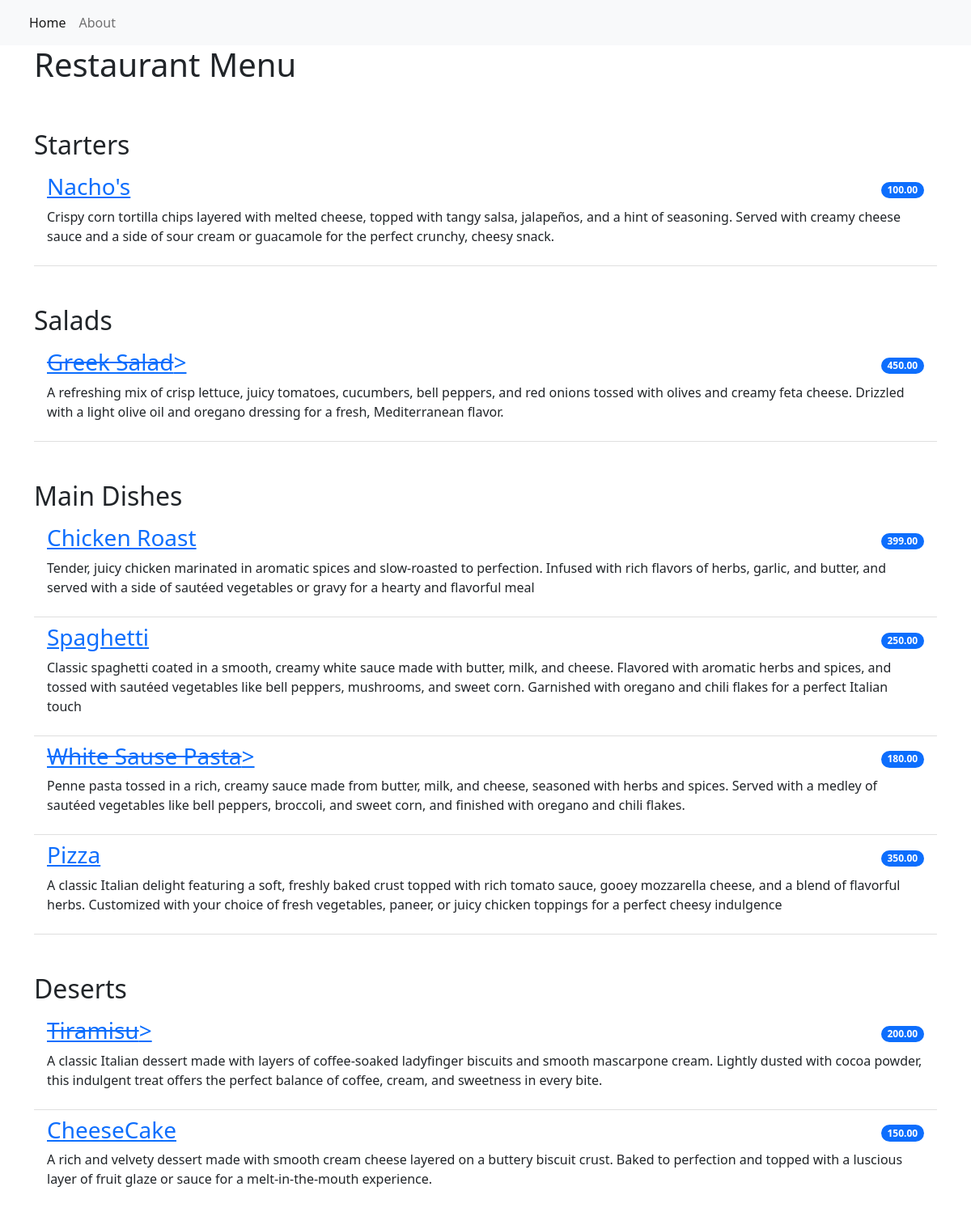
The page / on the database its author committed.
### restaurant_menu/models.py (models this page shows, shortened)
class Item(models.Model):
    meal = models.CharField(max_length=1000, unique=True)
    description = models.CharField(max_length=2000)
    price = models.DecimalField(max_digits=10, decimal_places=2)
    meal_type = models.CharField(max_length=200, choices=MEAL_TYPE)
    author = models.ForeignKey(User, on_delete=models.PROTECT)
    status = models.IntegerField(choices=STATUS, default=1)
    date_created = models.DateTimeField(auto_now_add=True)
    date_updated = models.DateTimeField(auto_now=True)

### restaurant_menu/views.py (the view)
# urls.py: path('', views.MenuList.as_view(), name='home'),
class MenuList(generic.ListView):
    queryset = Item.objects.order_by("-date_created")
    template_name = "index.html"
    def get_context_data(self, **kwargs):
        context = super().get_context_data(**kwargs)
        context["meals"] = MEAL_TYPE
        return context

### restaurant_menu/templates/index.html
{% extends 'base.html' %}
{% block content %}
<div class="container">
    <h1>Restaurant Menu</h1>
    <ul class="list-group list-group-flush">
        {% for meal in meals %}
            <h2 class="pt-5">{{ meal.1 }}</h2>
                {% for row in item_list %}
                    {% if row.meal_type == meal.0 %}
                        {% if row.status == 0 %}
                        <li class="list-group-item d-flex justify-content-between align-items-center border-0 pb-0">
                            <a href="{% url 'menu_item' row.pk %}"><h3><del>{{ row.meal }}</del>></h3></a>
                            <span class="badge bg-primary rounded-pill">{{ row.price }}</span>
                        </li>
                        <li class="list-group-item pt-0">
                            <p>{{ row.description }}</p>
                        </li>
                        {% else %}
                        <li class="list-group-item d-flex justify-content-between align-items-center border-0 pb-0">
                            <a href="{% url 'menu_item' row.pk %}"><h3>{{ row.meal }}</h3></a>
                            <span class="badge bg-primary rounded-pill">{{ row.price }}</span>
                        </li>
                        <li class="list-group-item pt-0">
                            <p>{{ row.description }}</p>
                        </li>
                        {% endif %}
                    {% endif %}
                {% endfor %}
        {% endfor %}
    </ul>
</div>
{% endblock content %}

### restaurant_menu/templates/base.html (shortened to what this page needs)
<!DOCTYPE html>
<html lang="en">
    <head>
        <link href="https://cdn.jsdelivr.net/npm/bootstrap@5.2.0-beta1/dist/css/bootstrap.min.css" rel="stylesheet">
    </head>
    <body>
        <nav class="navbar navbar-expand-lg bg-light">
            <div class="container-fluid">
                <div class="collapse navbar-collapse" id="navbarNav">
                    <ul class="navbar-nav">
                         <li class="nav-item">
                            <a class="nav-link active" aria-current="page" href="{% url 'home' %}">Home</a>
                        </li>
                        <li class="nav-item">
                            <a class="nav-link" aria-current="page" href="{% url 'home' %}">About</a>
                        </li>
                    </ul>
                </div>
            </div>
        </nav>
        {% block content %}
        {% endblock content %}
    </body>
</html>

### rows shown on the page
Item: meal "Nacho's", price "100.00", description "Crispy corn tortilla chips layered with melted cheese, topped with tangy salsa, jalapeños, and a hint of seasoning. Served with creamy cheese sauce and a side of sour cream or guacamole for the perfect crunchy, cheesy snack."
Item: meal "Greek Salad", price "450.00", description "A refreshing mix of crisp lettuce, juicy tomatoes, cucumbers, bell peppers, and red onions tossed with olives and creamy feta cheese. Drizzled with a light olive oil and oregano dressing for a fresh, Mediterranean flavor."
Item: meal "Chicken Roast", price "399.00", description "Tender, juicy chicken marinated in aromatic spices and slow-roasted to perfection. Infused with rich flavors of herbs, garlic, and butter, and served with a side of sautéed vegetables or gravy for a hearty and flavorful meal"
Item: meal "Spaghetti", price "250.00", description "Classic spaghetti coated in a smooth, creamy white sauce made with butter, milk, and cheese. Flavored with aromatic herbs and spices, and tossed with sautéed vegetables like bell peppers, mushrooms, and sweet corn. Garnished with oregano and chili flakes for a perfect Italian touch"
Item: meal "White Sause Pasta", price "180.00", description "Penne pasta tossed in a rich, creamy sauce made from butter, milk, and cheese, seasoned with herbs and spices. Served with a medley of sautéed vegetables like bell peppers, broccoli, and sweet corn, and finished with oregano and chili flakes."
Item: meal "Pizza", price "350.00", description "A classic Italian delight featuring a soft, freshly baked crust topped with rich tomato sauce, gooey mozzarella cheese, and a blend of flavorful herbs. Customized with your choice of fresh vegetables, paneer, or juicy chicken toppings for a perfect cheesy indulgence"
Item: meal "Tiramisu", price "200.00", description "A classic Italian dessert made with layers of coffee-soaked ladyfinger biscuits and smooth mascarpone cream. Lightly dusted with cocoa powder, this indulgent treat offers the perfect balance of coffee, cream, and sweetness in every bite."
Item: meal "CheeseCake", price "150.00", description "A rich and velvety dessert made with smooth cream cheese layered on a buttery biscuit crust. Baked to perfection and topped with a luscious layer of fruit glaze or sauce for a melt-in-the-mouth experience."

### other values the page prints
{{ meal.1 }} "Starters" "Salads" "Main Dishes" "Deserts"
